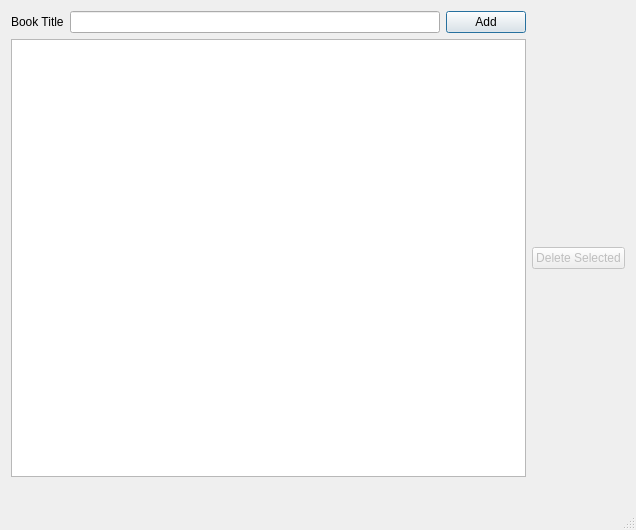
<?xml version="1.0" encoding="UTF-8"?>
<ui version="4.0">
 <class>MainWindow</class>
 <widget class="QMainWindow" name="MainWindow">
  <property name="geometry">
   <rect>
    <x>0</x>
    <y>0</y>
    <width>636</width>
    <height>530</height>
   </rect>
  </property>
  <property name="windowTitle">
   <string>Q3</string>
  </property>
  <widget class="QWidget" name="centralWidget">
   <layout class="QGridLayout" name="gridLayout">
    <item row="1" column="0" colspan="3">
     <widget class="QListView" name="listView"/>
    </item>
    <item row="1" column="3">
     <widget class="QPushButton" name="btnDelete">
      <property name="enabled">
       <bool>false</bool>
      </property>
      <property name="text">
       <string>Delete Selected</string>
      </property>
     </widget>
    </item>
    <item row="0" column="1">
     <widget class="QLineEdit" name="txtTitle"/>
    </item>
    <item row="0" column="2">
     <widget class="QPushButton" name="btnAdd">
      <property name="text">
       <string>Add</string>
      </property>
      <property name="autoDefault">
       <bool>true</bool>
      </property>
      <property name="default">
       <bool>true</bool>
      </property>
     </widget>
    </item>
    <item row="0" column="0">
     <widget class="QLabel" name="lblTitle">
      <property name="text">
       <string>Book Title</string>
      </property>
     </widget>
    </item>
    <item row="2" column="0">
     <widget class="QLabel" name="label">
      <property name="text">
       <string> </string>
      </property>
     </widget>
    </item>
   </layout>
  </widget>
  <widget class="QStatusBar" name="statusBar"/>
 </widget>
 <layoutdefault spacing="6" margin="11"/>
 <resources/>
 <connections/>
</ui>
